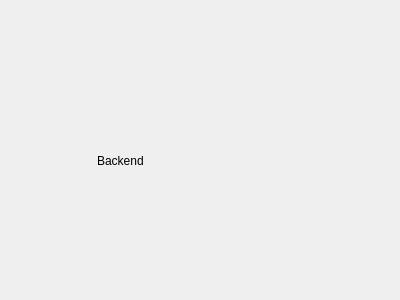
<?xml version="1.0" encoding="UTF-8"?>
<ui version="4.0">
 <class>BackendPage</class>
 <widget class="QWidget" name="BackendPage">
  <property name="geometry">
   <rect>
    <x>0</x>
    <y>0</y>
    <width>400</width>
    <height>300</height>
   </rect>
  </property>
  <property name="windowTitle">
   <string>Form</string>
  </property>
  <widget class="QLabel" name="label">
   <property name="geometry">
    <rect>
     <x>97</x>
     <y>130</y>
     <width>131</width>
     <height>61</height>
    </rect>
   </property>
   <property name="text">
    <string>Backend</string>
   </property>
  </widget>
 </widget>
 <resources/>
 <connections/>
</ui>
